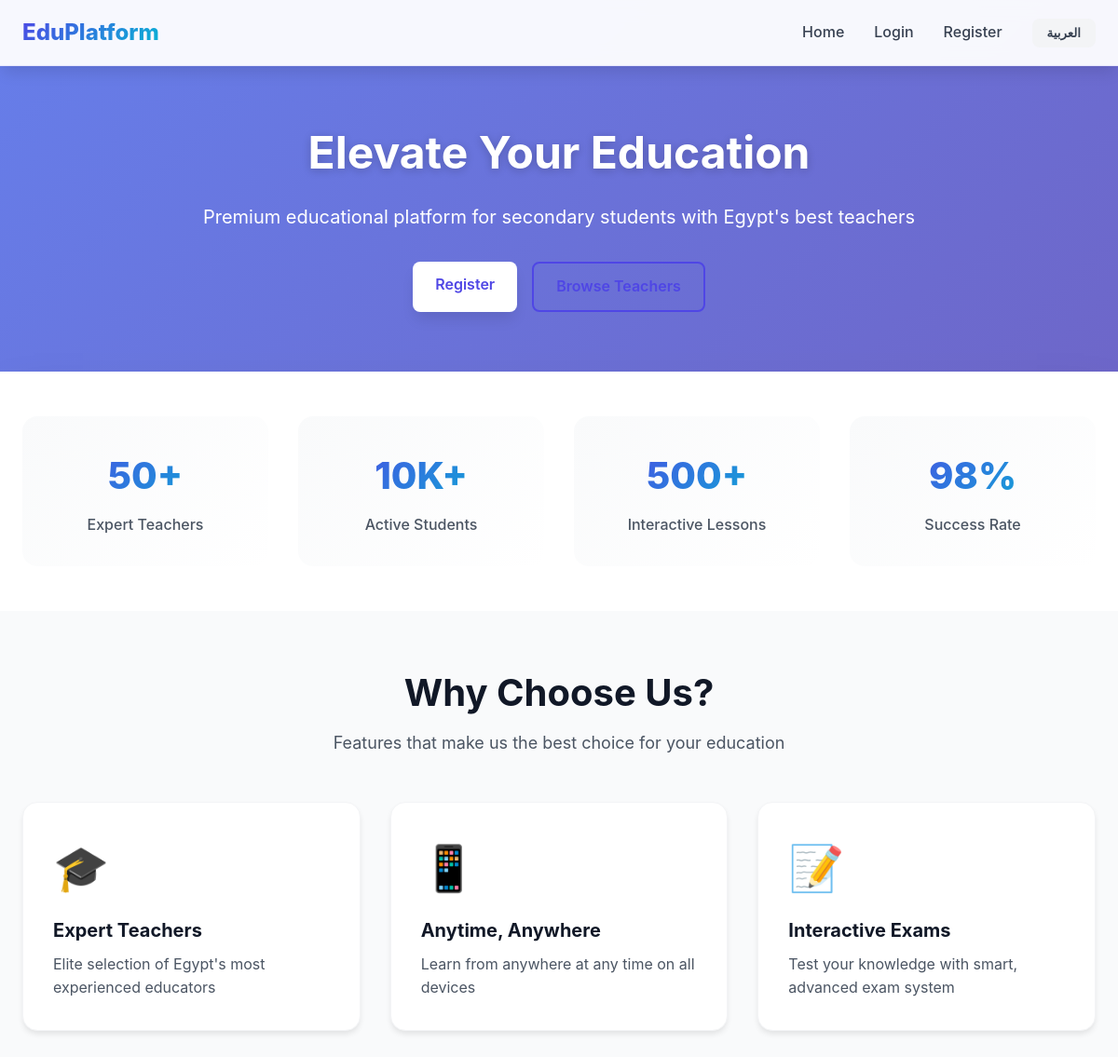
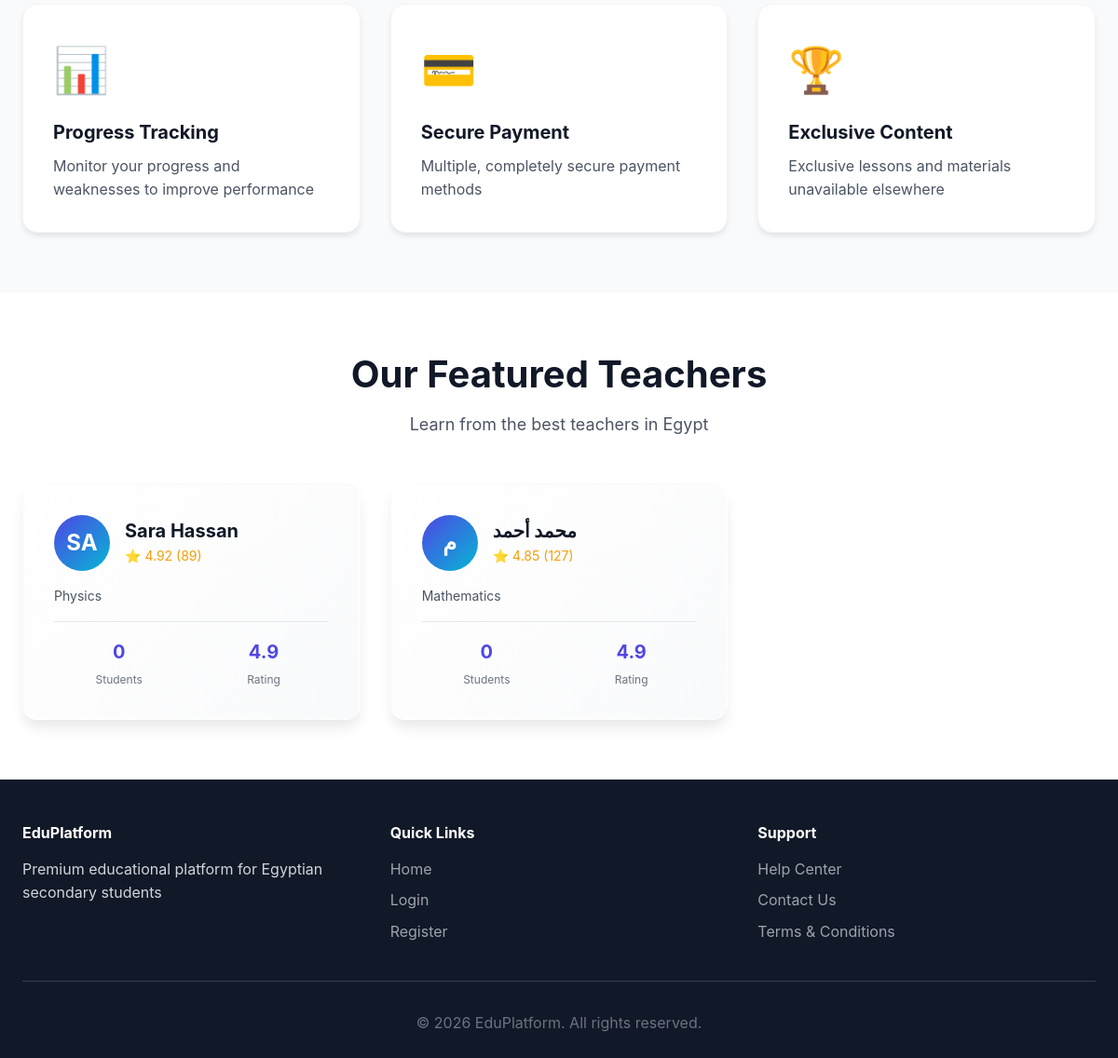
The page / on the database its author committed (2 pictures, top to bottom).
### tables this page shows
CREATE TABLE IF NOT EXISTS `users` (
  `id` INT UNSIGNED AUTO_INCREMENT PRIMARY KEY,
  `role` ENUM('admin', 'teacher', 'student', 'support') NOT NULL DEFAULT 'student',
  `name` VARCHAR(255) NOT NULL,
  `email` VARCHAR(255) UNIQUE,
  `phone` VARCHAR(20) UNIQUE,
  `password_hash` VARCHAR(255) NOT NULL,
  `lang` ENUM('en', 'ar') DEFAULT 'en',
  `year_id` INT UNSIGNED DEFAULT NULL COMMENT 'Academic year for students',
  `stream` ENUM('scientific', 'literary') DEFAULT NULL COMMENT 'Student stream',
  `status` ENUM('active', 'suspended', 'banned') DEFAULT 'active',
  `email_verified` BOOLEAN DEFAULT FALSE,
  `phone_verified` BOOLEAN DEFAULT FALSE,
  `last_login` DATETIME DEFAULT NULL,
  `created_at` DATETIME DEFAULT CURRENT_TIMESTAMP,
  `updated_at` DATETIME DEFAULT CURRENT_TIMESTAMP ON UPDATE CURRENT_TIMESTAMP,
  INDEX `idx_role` (`role`),
  INDEX `idx_status` (`status`),
  INDEX `idx_email` (`email`)
);

### helpers.php (called while the page is built, shortened)
<?php
require_once __DIR__ . '/db.php';
function getCurrentLang() {
    return 'en';
}
function t($key, $lang = null) {
    $lang = $lang ?? getCurrentLang();
    $translations = getTranslations();
    if (isset($translations[$key][$lang])) {
        return $translations[$key][$lang];
    }
    return $key;
}
function isRtl() {
    return getCurrentLang() === 'ar';
}
function e($string) {
    return htmlspecialchars($string ?? '', ENT_QUOTES, 'UTF-8');
}

### db.php (called while the page is built, shortened)
<?php
class Database {
    private static $instance = null;
    private $pdo;
    private function __construct() {
        try {
            $dsn = "mysql:host=" . DB_HOST . ";dbname=" . DB_NAME . ";charset=" . DB_CHARSET;
            $options = [
                PDO::ATTR_ERRMODE => PDO::ERRMODE_EXCEPTION,
                PDO::ATTR_DEFAULT_FETCH_MODE => PDO::FETCH_ASSOC,
                PDO::ATTR_EMULATE_PREPARES => false,
                PDO::MYSQL_ATTR_INIT_COMMAND => "SET NAMES " . DB_CHARSET
            ];
            $this->pdo = new PDO($dsn, DB_USER, DB_PASS, $options);
        } catch (PDOException $e) {
            error_log("Database connection failed: " . $e->getMessage());
            die("Database connection error. Please contact support.");
        }
    }
    public static function getInstance() {
        if (self::$instance === null) {
            self::$instance = new self();
        }
        return self::$instance;
    }
    public function query($sql, $params = []) {
        try {
            $stmt = $this->pdo->prepare($sql);
            $stmt->execute($params);
            return $stmt;
        } catch (PDOException $e) {
            $this->logError($sql, $params, $e);
            throw $e;
        }
    }
    public function fetchAll($sql, $params = []) {
        $stmt = $this->query($sql, $params);
        return $stmt->fetchAll();
    }
}
function db() {
    return Database::getInstance();
}

### index.php (the view, shortened to what this page needs)
<?php
require_once __DIR__ . '/db.php';
require_once __DIR__ . '/helpers.php';
$currentLang = getCurrentLang();
$isRtl = isRtl();
$featuredTeachers = db()->fetchAll(
    "SELECT u.id, u.name, tp.bio_en, tp.bio_ar, tp.rating, tp.rating_count, tp.total_students,
            GROUP_CONCAT(DISTINCT s.name_en SEPARATOR ', ') as subjects_en,
            GROUP_CONCAT(DISTINCT s.name_ar SEPARATOR '، ') as subjects_ar
     FROM users u
     INNER JOIN teacher_profiles tp ON u.id = tp.user_id
     LEFT JOIN teacher_subjects ts ON u.id = ts.teacher_id
     LEFT JOIN subjects s ON ts.subject_id = s.id
     WHERE u.role = 'teacher' AND u.status = 'active' AND tp.approved = 'approved'
     GROUP BY u.id
     ORDER BY tp.rating DESC, tp.total_students DESC
     LIMIT 6"
);
?>
<!DOCTYPE html>
<html lang="<?= $currentLang ?>" dir="<?= $isRtl ? 'rtl' : 'ltr' ?>">
<head>
</head>
<body>
    <nav class="navbar">
        <div class="navbar-container">
            <a href="/index.php" class="navbar-brand"><?= e(t('app_name')) ?></a>
            <ul class="navbar-menu">
                <li><a href="/index.php" class="navbar-link"><?= e(t('home')) ?></a></li>
                <li><a href="/index.php?page=login" class="navbar-link"><?= e(t('login')) ?></a></li>
                <li><a href="/index.php?page=register" class="navbar-link"><?= e(t('register')) ?></a></li>
                <li>
                    <button class="lang-switcher" onclick="window.location.href='?lang=<?= $currentLang === 'en' ? 'ar' : 'en' ?>'">
                        <?= $currentLang === 'en' ? 'العربية' : 'English' ?>
                    </button>
                </li>
            </ul>
        </div>
    </nav>
    <section class="hero">
        <div class="hero-container">
            <h1><?= $currentLang === 'ar' ? 'ارتقِ بمستواك التعليمي' : 'Elevate Your Education' ?></h1>
            <p><?= $currentLang === 'ar' ? 'منصة تعليمية متميزة للثانوية العامة مع أفضل المعلمين في مصر' : 'Premium educational platform for secondary students with Egypt\'s best teachers' ?></p>
            <div class="hero-actions">
                <a href="/auth.php?action=register" class="btn btn-white"><?= e(t('register')) ?></a>
                <a href="#teachers" class="btn btn-outline"><?= e(t('browse_teachers')) ?></a>
            </div>
        </div>
    </section>
    <section class="stats">
        <div class="stats-container">
            <div class="stat-card">
                <div class="stat-number">50+</div>
                <div class="stat-label"><?= $currentLang === 'ar' ? 'معلم متميز' : 'Expert Teachers' ?></div>
            </div>
            <div class="stat-card">
                <div class="stat-number">10K+</div>
                <div class="stat-label"><?= $currentLang === 'ar' ? 'طالب نشط' : 'Active Students' ?></div>
            </div>
            <div class="stat-card">
                <div class="stat-number">500+</div>
                <div class="stat-label"><?= $currentLang === 'ar' ? 'درس تفاعلي' : 'Interactive Lessons' ?></div>
            </div>
            <div class="stat-card">
                <div class="stat-number">98%</div>
                <div class="stat-label"><?= $currentLang === 'ar' ? 'نسبة النجاح' : 'Success Rate' ?></div>
            </div>
        </div>
    </section>
    <section class="features">
        <h2 class="section-title"><?= $currentLang === 'ar' ? 'لماذا تختارنا؟' : 'Why Choose Us?' ?></h2>
        <p class="section-subtitle"><?= $currentLang === 'ar' ? 'مميزات تجعلنا الخيار الأفضل لتعليمك' : 'Features that make us the best choice for your education' ?></p>
        <div class="features-grid">
            <div class="feature-card">
                <div class="feature-icon">🎓</div>
                <h3 class="feature-title"><?= $currentLang === 'ar' ? 'معلمون متميزون' : 'Expert Teachers' ?></h3>
                <p class="feature-description"><?= $currentLang === 'ar' ? 'نخبة من أفضل المعلمين ذوي الخبرة في مصر' : 'Elite selection of Egypt\'s most experienced educators' ?></p>
            </div>
            <div class="feature-card">
                <div class="feature-icon">📱</div>
                <h3 class="feature-title"><?= $currentLang === 'ar' ? 'متاح في أي وقت' : 'Anytime, Anywhere' ?></h3>
                <p class="feature-description"><?= $currentLang === 'ar' ? 'تعلم من أي مكان وفي أي وقت عبر جميع الأجهزة' : 'Learn from anywhere at any time on all devices' ?></p>
            </div>
            <div class="feature-card">
                <div class="feature-icon">📝</div>
                <h3 class="feature-title"><?= $currentLang === 'ar' ? 'امتحانات تفاعلية' : 'Interactive Exams' ?></h3>
                <p class="feature-description"><?= $currentLang === 'ar' ? 'اختبر معرفتك مع نظام امتحانات ذكي ومتقدم' : 'Test your knowledge with smart, advanced exam system' ?></p>
            </div>
            <div class="feature-card">
                <div class="feature-icon">📊</div>
                <h3 class="feature-title"><?= $currentLang === 'ar' ? 'تتبع التقدم' : 'Progress Tracking' ?></h3>
                <p class="feature-description"><?= $currentLang === 'ar' ? 'راقب تقدمك ونقاط ضعفك لتحسين أدائك' : 'Monitor your progress and weaknesses to improve performance' ?></p>
            </div>
            <div class="feature-card">
                <div class="feature-icon">💳</div>
                <h3 class="feature-title"><?= $currentLang === 'ar' ? 'دفع آمن' : 'Secure Payment' ?></h3>
                <p class="feature-description"><?= $currentLang === 'ar' ? 'طرق دفع متعددة وآمنة بالكامل' : 'Multiple, completely secure payment methods' ?></p>
            </div>
            <div class="feature-card">
                <div class="feature-icon">🏆</div>
                <h3 class="feature-title"><?= $currentLang === 'ar' ? 'محتوى حصري' : 'Exclusive Content' ?></h3>
                <p class="feature-description"><?= $currentLang === 'ar' ? 'دروس ومواد تعليمية حصرية غير متاحة في مكان آخر' : 'Exclusive lessons and materials unavailable elsewhere' ?></p>
            </div>
        </div>
    </section>
    <section class="teachers" id="teachers">
        <h2 class="section-title"><?= $currentLang === 'ar' ? 'معلمونا المتميزون' : 'Our Featured Teachers' ?></h2>
        <p class="section-subtitle"><?= $currentLang === 'ar' ? 'تعلم من أفضل المعلمين في مصر' : 'Learn from the best teachers in Egypt' ?></p>
        <div class="teachers-grid">
            <?php foreach ($featuredTeachers as $teacher): ?>
            <div class="teacher-card">
                <div class="teacher-header">
                    <div class="teacher-avatar"><?= strtoupper(substr($teacher['name'], 0, 2)) ?></div>
                    <div class="teacher-info">
                        <h3><?= e($teacher['name']) ?></h3>
                        <div class="teacher-rating">
                            ⭐ <?= number_format($teacher['rating'], 2) ?> (<?= $teacher['rating_count'] ?>)
                        </div>
                    </div>
                </div>
                <div class="teacher-subjects">
                    <?= e($currentLang === 'ar' ? $teacher['subjects_ar'] : $teacher['subjects_en']) ?>
                </div>
                <div class="teacher-stats">
                    <div class="teacher-stat">
                        <div class="teacher-stat-value"><?= number_format($teacher['total_students']) ?></div>
                        <div class="teacher-stat-label"><?= $currentLang === 'ar' ? 'طالب' : 'Students' ?></div>
                    </div>
                    <div class="teacher-stat">
                        <div class="teacher-stat-value"><?= number_format($teacher['rating'], 1) ?></div>
                        <div class="teacher-stat-label"><?= $currentLang === 'ar' ? 'التقييم' : 'Rating' ?></div>
                    </div>
                </div>
            </div>
            <?php endforeach; ?>
        </div>
    </section>
    <footer class="footer">
        <div class="footer-container">
            <div class="footer-section">
                <h4><?= e(t('app_name')) ?></h4>
                <p><?= $currentLang === 'ar' ? 'منصة تعليمية متميزة للثانوية العامة في مصر' : 'Premium educational platform for Egyptian secondary students' ?></p>
            </div>
            <div class="footer-section">
                <h4><?= $currentLang === 'ar' ? 'روابط سريعة' : 'Quick Links' ?></h4>
                <ul class="footer-links">
                    <li><a href="/index.php"><?= e(t('home')) ?></a></li>
                    <li><a href="/auth.php?action=login"><?= e(t('login')) ?></a></li>
                    <li><a href="/auth.php?action=register"><?= e(t('register')) ?></a></li>
                </ul>
            </div>
            <div class="footer-section">
                <h4><?= $currentLang === 'ar' ? 'للدعم' : 'Support' ?></h4>
                <ul class="footer-links">
                    <li><a href="#"><?= $currentLang === 'ar' ? 'مركز المساعدة' : 'Help Center' ?></a></li>
                    <li><a href="#"><?= $currentLang === 'ar' ? 'اتصل بنا' : 'Contact Us' ?></a></li>
                    <li><a href="#"><?= $currentLang === 'ar' ? 'الشروط والأحكام' : 'Terms & Conditions' ?></a></li>
                </ul>
            </div>
        </div>
        <div class="footer-bottom">
            <p>&copy; <?= date('Y') ?> <?= e(t('app_name')) ?>. <?= $currentLang === 'ar' ? 'جميع الحقوق محفوظة' : 'All rights reserved' ?>.</p>
        </div>
    </footer>
</body>
</html>

### rows shown on the page
users: name "SA", name "Sara Hassan", rating "4.92", rating_count "89", subjects_en "Physics", total_students "0", rating "4.9"
users: name "م", name "محمد أحمد", rating "4.85", rating_count "127", subjects_en "Mathematics", total_students "0", rating "4.9"

### other values the page prints
t('app_name') "EduPlatform"
t('home') "Home"
t('login') "Login"
t('register') "Register"
t('browse_teachers') "Browse Teachers"
